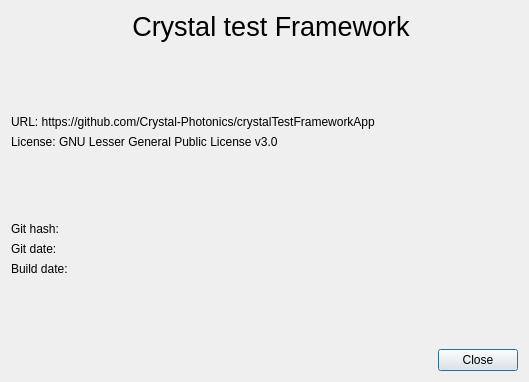
<?xml version="1.0" encoding="UTF-8"?>
<ui version="4.0">
 <class>InfoWindow</class>
 <widget class="QDialog" name="InfoWindow">
  <property name="geometry">
   <rect>
    <x>0</x>
    <y>0</y>
    <width>529</width>
    <height>382</height>
   </rect>
  </property>
  <property name="windowTitle">
   <string>Dialog</string>
  </property>
  <layout class="QVBoxLayout" name="verticalLayout">
   <item>
    <layout class="QHBoxLayout" name="horizontalLayout">
     <item>
      <spacer name="horizontalSpacer">
       <property name="orientation">
        <enum>Qt::Horizontal</enum>
       </property>
       <property name="sizeHint" stdset="0">
        <size>
         <width>40</width>
         <height>20</height>
        </size>
       </property>
      </spacer>
     </item>
     <item>
      <widget class="QLabel" name="label_4">
       <property name="text">
        <string/>
       </property>
       <property name="pixmap">
        <pixmap resource="../../resources.qrc">:/src/icons/app_icon_128.ico</pixmap>
       </property>
      </widget>
     </item>
     <item>
      <widget class="QLabel" name="label">
       <property name="font">
        <font>
         <pointsize>20</pointsize>
        </font>
       </property>
       <property name="text">
        <string>Crystal test Framework</string>
       </property>
       <property name="alignment">
        <set>Qt::AlignCenter</set>
       </property>
      </widget>
     </item>
     <item>
      <spacer name="horizontalSpacer_2">
       <property name="orientation">
        <enum>Qt::Horizontal</enum>
       </property>
       <property name="sizeHint" stdset="0">
        <size>
         <width>40</width>
         <height>20</height>
        </size>
       </property>
      </spacer>
     </item>
    </layout>
   </item>
   <item>
    <spacer name="verticalSpacer_3">
     <property name="orientation">
      <enum>Qt::Vertical</enum>
     </property>
     <property name="sizeHint" stdset="0">
      <size>
       <width>20</width>
       <height>40</height>
      </size>
     </property>
    </spacer>
   </item>
   <item>
    <widget class="QLabel" name="label_2">
     <property name="text">
      <string>URL: https://github.com/Crystal-Photonics/crystalTestFrameworkApp</string>
     </property>
     <property name="textInteractionFlags">
      <set>Qt::LinksAccessibleByMouse|Qt::TextSelectableByKeyboard|Qt::TextSelectableByMouse</set>
     </property>
    </widget>
   </item>
   <item>
    <widget class="QLabel" name="label_3">
     <property name="text">
      <string>License: GNU Lesser General Public License v3.0</string>
     </property>
    </widget>
   </item>
   <item>
    <spacer name="verticalSpacer_2">
     <property name="orientation">
      <enum>Qt::Vertical</enum>
     </property>
     <property name="sizeHint" stdset="0">
      <size>
       <width>20</width>
       <height>40</height>
      </size>
     </property>
    </spacer>
   </item>
   <item>
    <widget class="QLabel" name="lbl_git_hash">
     <property name="cursor">
      <cursorShape>ArrowCursor</cursorShape>
     </property>
     <property name="text">
      <string>Git hash: </string>
     </property>
     <property name="textInteractionFlags">
      <set>Qt::LinksAccessibleByMouse|Qt::TextSelectableByKeyboard|Qt::TextSelectableByMouse</set>
     </property>
    </widget>
   </item>
   <item>
    <widget class="QLabel" name="lbl_git_date">
     <property name="text">
      <string>Git date:</string>
     </property>
    </widget>
   </item>
   <item>
    <widget class="QLabel" name="lbl_build_date">
     <property name="text">
      <string>Build date:</string>
     </property>
    </widget>
   </item>
   <item>
    <spacer name="verticalSpacer">
     <property name="orientation">
      <enum>Qt::Vertical</enum>
     </property>
     <property name="sizeHint" stdset="0">
      <size>
       <width>20</width>
       <height>40</height>
      </size>
     </property>
    </spacer>
   </item>
   <item>
    <widget class="QDialogButtonBox" name="buttonBox">
     <property name="orientation">
      <enum>Qt::Horizontal</enum>
     </property>
     <property name="standardButtons">
      <set>QDialogButtonBox::Close</set>
     </property>
    </widget>
   </item>
  </layout>
 </widget>
 <resources>
  <include location="../../resources.qrc"/>
 </resources>
 <connections>
  <connection>
   <sender>buttonBox</sender>
   <signal>accepted()</signal>
   <receiver>InfoWindow</receiver>
   <slot>accept()</slot>
   <hints>
    <hint type="sourcelabel">
     <x>248</x>
     <y>254</y>
    </hint>
    <hint type="destinationlabel">
     <x>157</x>
     <y>274</y>
    </hint>
   </hints>
  </connection>
  <connection>
   <sender>buttonBox</sender>
   <signal>rejected()</signal>
   <receiver>InfoWindow</receiver>
   <slot>reject()</slot>
   <hints>
    <hint type="sourcelabel">
     <x>316</x>
     <y>260</y>
    </hint>
    <hint type="destinationlabel">
     <x>286</x>
     <y>274</y>
    </hint>
   </hints>
  </connection>
 </connections>
</ui>
